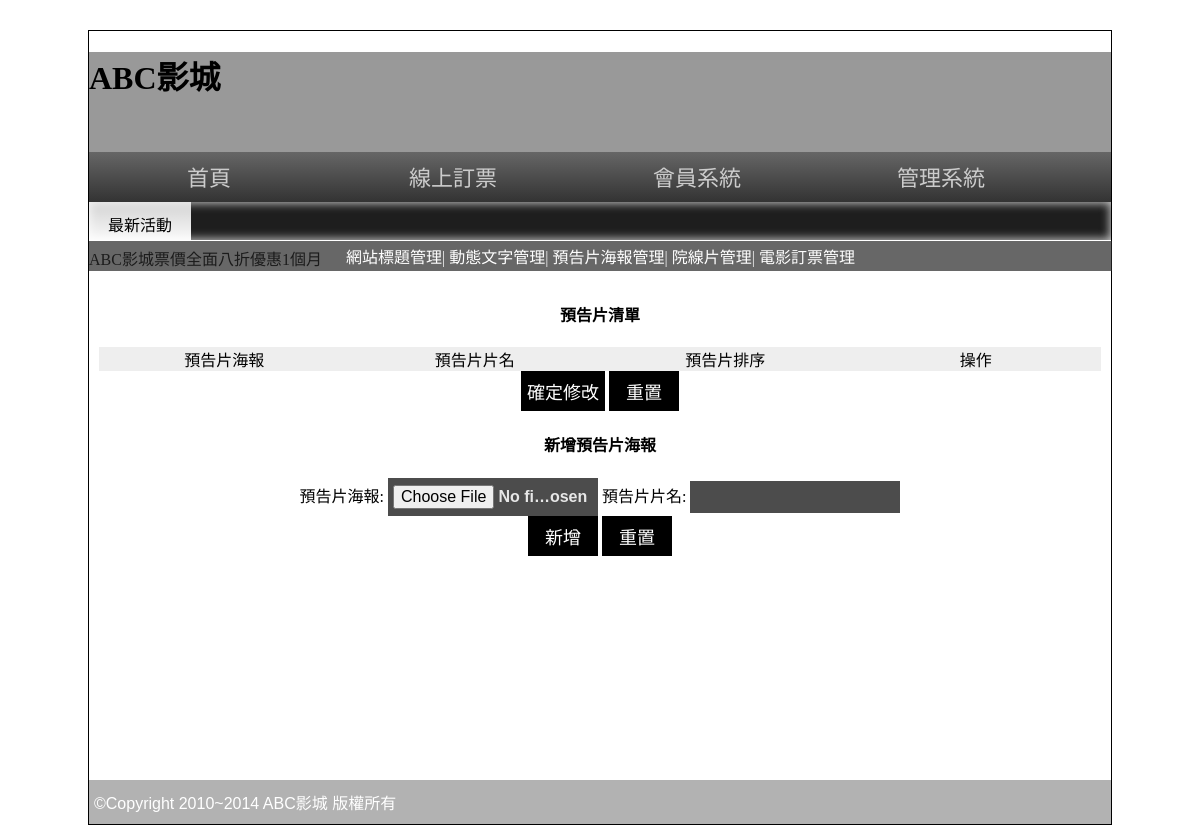
The app's page /back.php?do=poster (signed in), older data.
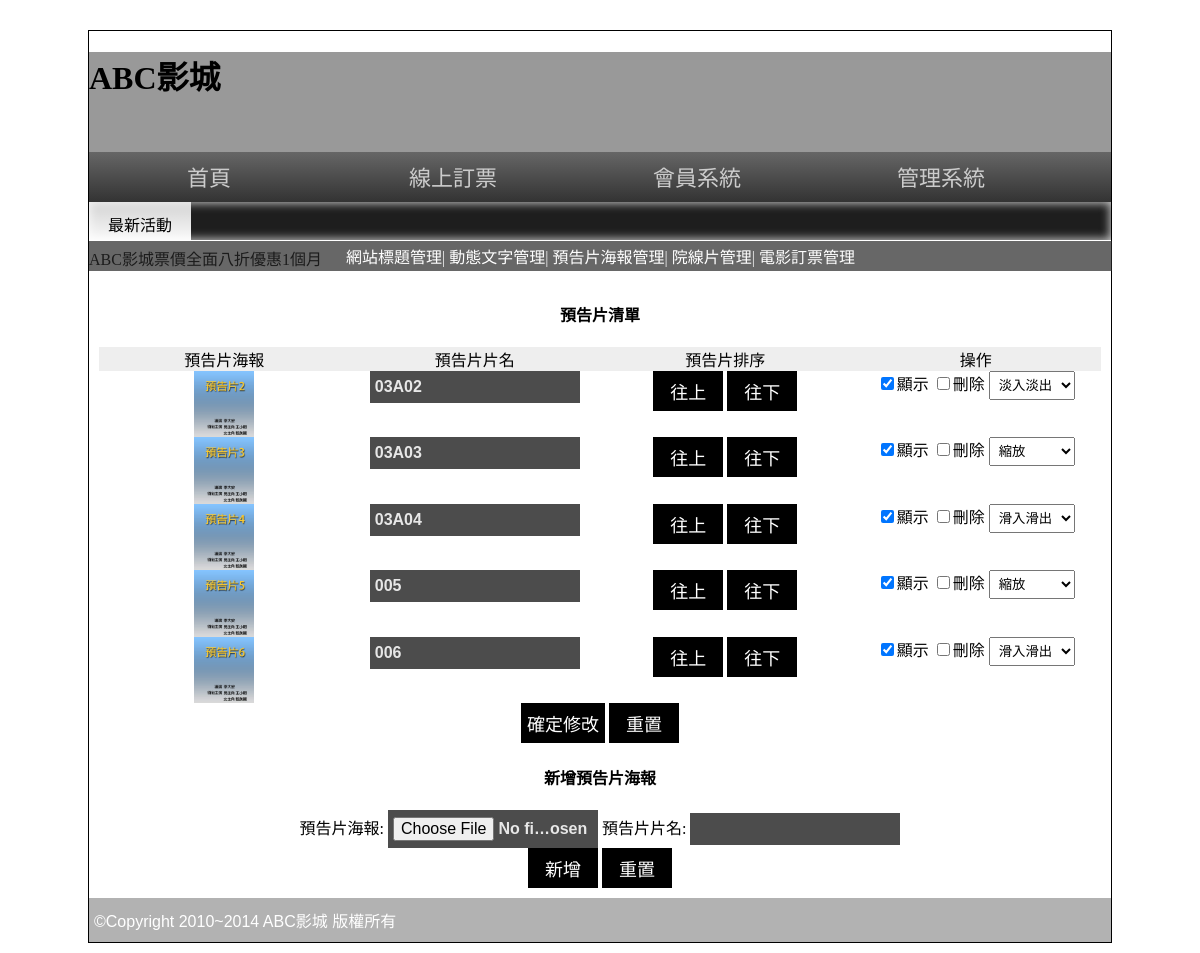
The same page, newer data.
### tables this page shows
CREATE TABLE `poster` (
  `id` int(11) UNSIGNED NOT NULL COMMENT '流水號',
  `path` text NOT NULL COMMENT '檔案路徑',
  `name` text NOT NULL COMMENT '片名',
  `rank` int(5) NOT NULL COMMENT '排序',
  `sh` int(1) NOT NULL DEFAULT 1 COMMENT '顯示',
  `ani` int(1) NOT NULL DEFAULT 1 COMMENT '轉場動畫'
);

### base.php (called while the page is built, shortened)
<?php
class DB{
    protected $dsn="mysql:host=localhost;charset=utf8;dbname=web03";
    protected $user="root";
    protected $pw='';
    protected $pdo;
    protected $table;
    public function __construct($table){
        $this->table=$table;
        $this->pdo=new PDO($this->dsn,$this->user,$this->pw);
    }
    public function all(...$arg){
        $sql="SELECT * FROM $this->table ";
        switch(count($arg)){
            case 1:
                if(is_array($arg[0])){
                    foreach($arg[0] as $key => $value){
                        $tmp[]="`$key`='$value'";
                    }
                    $sql .= " WHERE ".implode(" AND ",$tmp);
                }else{
                    $sql .= $arg[0];
                }
            break;
        }
        return $this->pdo->query($sql)->fetchAll(PDO::FETCH_ASSOC);
    }
}
$Poster=new DB('poster');
?>

### back/poster.php (the view, shortened to what this page needs)
<div>
    <h4 class="ct">預告片清單</h4>
    <div style="display:flex" class="ct">
        <div style="width:25%;background:#eee">預告片海報</div>
        <div style="width:25%;background:#eee">預告片片名</div>
        <div style="width:25%;background:#eee">預告片排序</div>
        <div style="width:25%;background:#eee">操作</div>
    </div>
    <form action="api/edit_poster.php" method="post">
        <div style="overflow:auto" class='ct'>
            <?php
            $rows = $Poster->all(" ORDER by `rank`");
            foreach ($rows as $key => $row) {
                $checked=($row['sh']==1)?"checked":"";
                if($key==0){
                    $up=$row['id']. "-".$row['id'];
                    $down=$row['id']. "-".$rows[$key+1]['id'];
                }
                if($key==(count($rows)-1)){
                    $down=$row['id']. "-".$row['id'];
                    $up=$row['id']. "-".$rows[$key-1]['id'];
                }
                if($key>0 && $key<(count($rows)-1)){
                    $up=$row['id']. "-".$rows[$key-1]['id'];
                    $down=$row['id']. "-".$rows[$key+1]['id'];
                }
            ?>
                <div style="display:flex;" class="ct">
                    <div style="width: 25%;">
                        <img src="img/<?=$row['path'];?>" style="width:60px;">
                    </div>
                    <div style="width: 25%;">
                        <input type="text" name="name[]" value="<?=$row['name'];?>">
                    </div>
                    <div style="width: 25%;">
                        <input type="button" class="sw" value="往上" data-sw="<?=$up;?>">
                        <input type="button" class="sw" value="往下" data-sw="<?=$down;?>">
                    </div>
                    <div style="width: 25%;">
                        <input type="checkbox" name="sh[]" value="<?=$row['id'];?>" <?=$checked;?>>顯示
                        <input type="checkbox" name="del[]" value="<?=$row['id'];?>">刪除
                        <select name="ani[]">
                            <option value="1" <?=($row['ani']==1)?"selected":"";?>>淡入淡出</option>
                            <option value="2" <?=($row['ani']==2)?"selected":"";?>>縮放</option>
                            <option value="3" <?=($row['ani']==3)?"selected":"";?>>滑入滑出</option>
                        </select>
                    </div>
                </div>
            <?php } ?>
        </div>
</div>
<div class="ct">
    <input type="submit" value="確定修改">
    <input type="reset" value="重置">
</div>
<div>
    <h4 class="ct">新增預告片海報</h4>
    <form action="api/add_poster.php" method="POST" enctype="multipart/form-data">
        <div class="ct">
            <label>
                預告片海報:
                <input type="file" name="path">
            </label>
            <label>
                預告片片名:
                <input type="text" name="name">
            </label>
        </div>
        <div class="ct">
            <input type="submit" value="新增">
            <input type="reset" value="重置">
        </div>
    </form>
</div>

### back.php (shortened to what this page needs)
<?php include_once "base.php";?>
<!DOCTYPE html PUBLIC "-//W3C//DTD XHTML 1.0 Transitional//EN" "http://www.w3.org/TR/xhtml1/DTD/xhtml1-transitional.dtd">
<html xmlns="http://www.w3.org/1999/xhtml">
<head>
  <link rel="stylesheet" href="css/css.css">
  <link rel="stylesheet" href="css/s2.css" type="text/css">
</head>
<body>
  <div id="main">
    <div id="top" style=" background:#999 center; background-size:cover; " title="替代文字">
      <h1>ABC影城</h1>
    </div>
    <div id="top2">
      <a href="index.php">首頁</a>
      <a href="index.php?do=order">線上訂票</a>
      <a href="#">會員系統</a>
      <a href="back.php">管理系統</a>
    </div>
    <div id="text">
      <span class="ct">最新活動</span>
      <marquee direction="right">
        ABC影城票價全面八折優惠1個月
      </marquee>
    </div>
    <div id="mm">
      <?php
      if(isset($_SESSION['login'])){
        include "back/nav.php";
        $do= $_GET['do']??'';
        $file="back/".$do.".php";
        if (file_exists($file)) {
          include $file;
        } else {
          include "./back/main.php";
        }
      }else{
        include 'back/login.php';
      }
      ?>
    </div>
    <div id="bo"> ©Copyright 2010~2014 ABC影城 版權所有 </div>
  </div>
</body>
</html>

### back/nav.php
<div class="ct a rb" style="position:relative; width:101.5%; left:-1%; padding:3px; top:-9px;">
    <a href="?do=title">網站標題管理</a>|
    <a href="?do=go">動態文字管理</a>|
    <a href="?do=poster">預告片海報管理</a>|
    <a href="?do=movie">院線片管理</a>|
    <a href="?do=order">電影訂票管理</a>
</div>

### css/css.css (style rules this page uses)
body { background:url(../icon/b.png); font-family:微軟正黑體; }
select,select option { padding:5px; }
input[type='text'],input[type='file'],input[type='password'],textarea,.button { width:200px; font-size:16px; padding:7px 5px 7px 5px; background:#4C4C4C; color:#E7E7E7; border:none; font:Open Sans,'微軟正黑體'; font-weight:600; }
input[type='button'],input[type='submit'],input[type='reset'],button,.button { min-width:70px; min-height:40px; background:#000; color:#fff; border:none; cursor:pointer; font-size:18px; text-decoration:none; }
#main { width:1022px; min-height:766px; border:#000 1px solid; margin:30px auto 10px auto; }
#top { display:block; height:100px; }
#top2 { display:block; height:50px; background: -webkit-linear-gradient(top,#666,#333); background: -ms-linear-gradient(top,#666,#333); background: -moz-linear-gradient(top,#666,#333); background: linear-gradient(top,#666,#333); }
#top2 a { display:inline-block; width:200px; padding:12px 20px 12px 20px; text-align:center; color:#ccc; text-decoration:none; font:normal 22px/26px Open Sans,'微軟正黑體'; transition:all ease-in .3s; }
#text { display:block; height:38px; box-shadow:#CCC 0px 0px 10px 1px inset; background-color: #1e1e1e; }
#text span { width:10%; display:inline-block; padding:10px 0px 10px 0px; vertical-align:top; background: -ms-linear-gradient(top,rgba(255,255,255,0.8),rgba(255,255,255,1)); background: -webkit-linear-gradient(top,rgba(255,255,255,0.8),rgba(255,255,255,1)); background: -moz-linear-gradient(top,rgba(255,255,255,0.8),rgba(255,255,255,1)); background: linear-gradient(top,rgba(255,255,255,0.8),rgba(255,255,255,1)); }
#mm { padding:10px; min-height:520px; }
#bo { padding:10px 5px 10px 5px; min-height:20px; display:block; color:#FFF; font-family:Arial, Helvetica, sans-serif,'微軟正黑體'; font-weight:500; background:rgba(0,0,0,0.3); }
.ct { text-align:center; }
.rb { background:rgba(39,39,39,0.7); color:rgba(255,255,255,0.9); }
.a a { color:#FFF; text-decoration:none; }

Row changes from the older to the newer data that the page shows:
added poster: path (picture), name "03A02", ani "淡入淡出"
added poster: path (picture), name "03A03", ani "縮放"
added poster: path (picture), name "03A04", ani "滑入滑出"
added poster: path (picture), name "005", ani "縮放"
added poster: path (picture), name "006", ani "滑入滑出"
